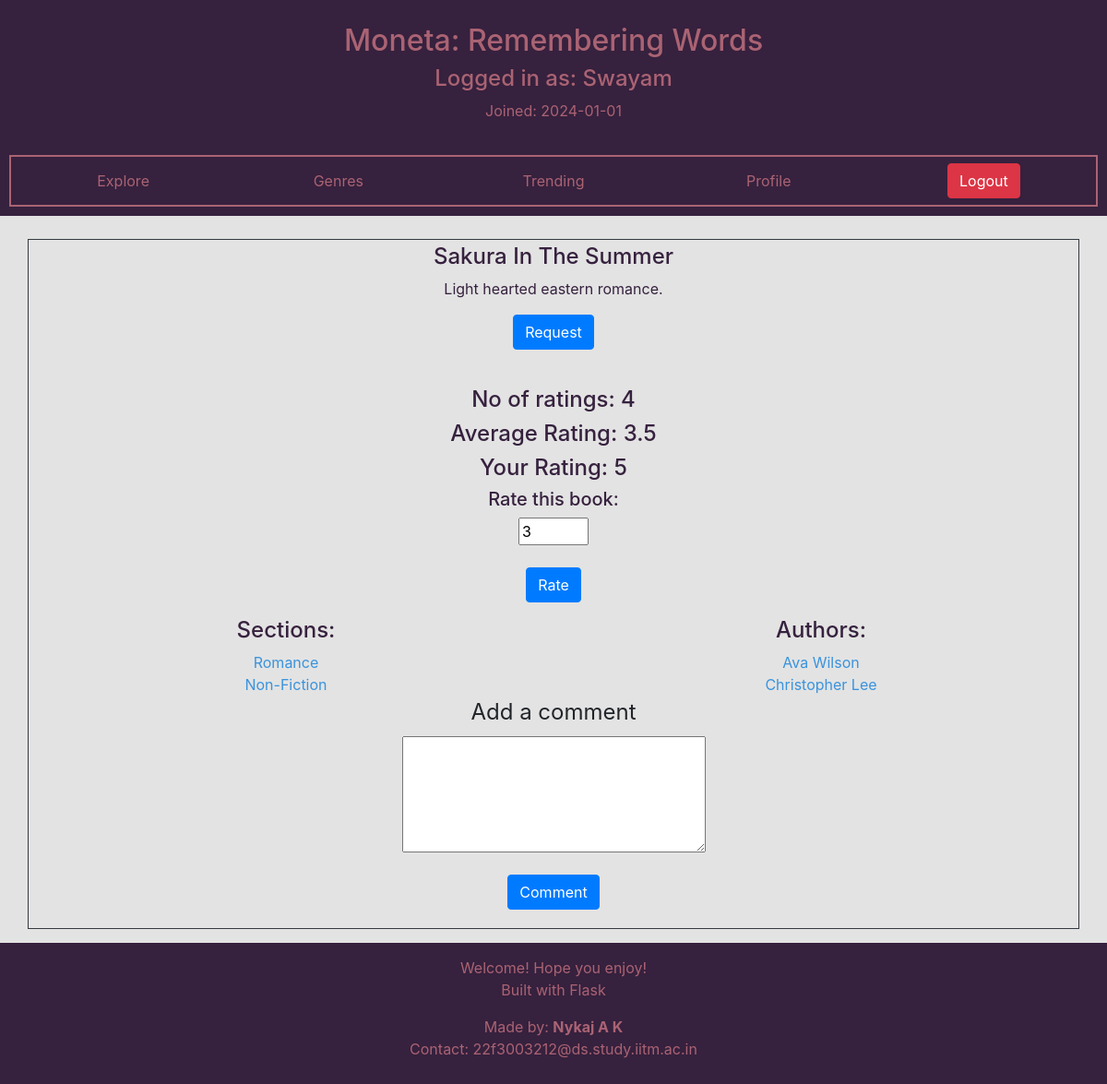
The app's page /book/7 (signed in), older data.
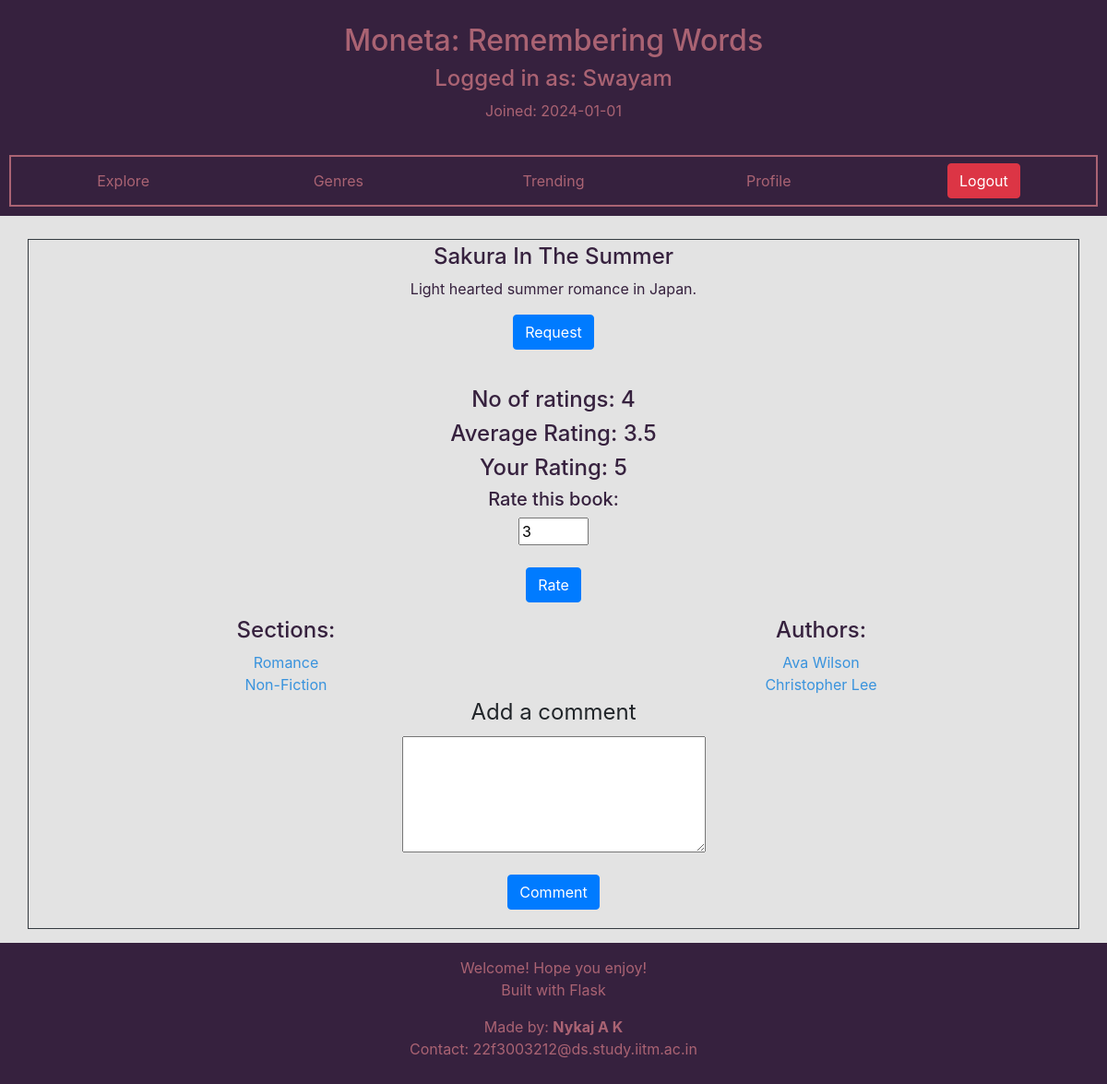
The same page, newer data.
### moneta/models.py (models this page shows, shortened)
class Book(db.Model):
    __tablename__ = "book"
    id = db.Column(db.Integer,primary_key = True)
    name = db.Column(db.String(80), unique = True, nullable = False)
    description = db.Column(db.Text)
    ratings = db.relationship('Rating',backref='book',lazy=True)
    comments = db.relationship('Comment',backref = 'book', lazy=True)
    borrowed = db.relationship('Borrow',backref = 'book',lazy=True)
    requested = db.relationship('Requested',backref = 'book',lazy=True)
    def get_rating(self):
        avg_score = 0
        all_ratings = self.ratings
        for rating in all_ratings:
            avg_score += rating.score
        if (len(all_ratings)):
            avg_score = avg_score / len(all_ratings)
            avg_score = round(avg_score,1)
        else:
            avg_score = 0
        return avg_score

### moneta/routes.py (the view, shortened to what this page needs)
@app.route("/book/<id>")
@normal_user_required
def selected_book(id):
    curr_book = Book.query.filter(Book.id == id).scalar()
    if not curr_book:
        return render_template('user_specific/non_existant.html')
    num_ratings = len(list(curr_book.ratings))
    avg_score = curr_book.get_rating()
    your_score = Rating.query.filter(Rating.book_id == curr_book.id).filter(Rating.user_id == current_user.id).scalar()
    if your_score:
        your_score = your_score.score
    state = 3
    if len(current_user.borrowed) + len(current_user.requested) + len(current_user.returned) >= 5:
        state = 2
    return_date = None
    for b in current_user.requested:
        if b.book.name == curr_book.name:
            state = 1
            break
    for b in current_user.returned:
        if b.book.name == curr_book.name:
            state = 2
            break
    return render_template('user_specific/book.html',book=curr_book,
                            avg_score = avg_score, your_score = your_score,
                            state = state, return_date=return_date, num_ratings = num_ratings)

### moneta/routes.py (called while the page is built, shortened)
@login_manager.user_loader
def load_user(user_id):
    user = User.query.filter_by(id=user_id).first()
    app.logger.info(f"User {user.username} was loaded!")
    return user

def normal_user_required(fun):
    @wraps(fun)
    def inner(*args,**kwargs):
        if not current_user.is_anonymous and not current_user.is_librarian:
            return fun(*args,**kwargs)
    return inner

### moneta/templates/user_specific/book.html (shortened to what the changed rows need)
{% extends "user_specific/dashboard.html" %}
{% block main_body %}
    <div class="container text-center mx-auto border border-dark p-1">
        <div class="row text-center mx-auto">
            <div class="col">
                <h4 class="help-text"> {{ book.name }} </h4>
                {% if book.description %}
                    <p class="help-text"> {{ book.description }} </p>
                {% else %}
                    <p class="help-text"> No description provided! </p>
                {% endif %}
                <div>
                    {% if state == 0 %}
                        <form action="{{url_for('read')}}" method="POST">
                            <input type="text" value="{{book.id}}" name="book_id" hidden>
                            <input type="submit" class="btn btn-primary" value="Read">
                        </form>
                        <form action="{{url_for('_return')}}" method="POST">
                            <input type="text" value="{{book.id}}" name="book_id" hidden>
                            <input type="submit" class="btn btn-danger" value="Return">
                        </form>
                        <h6 class="help-text">To be returned on or before: {{return_date}}</h6>
                    {% elif state == 1 %}
                        <form action="{{url_for('cancel_request_book')}}" method="POST">
                            <input type="text" value="{{book.id}}" name="book_id" hidden>
                            <input type="submit" class="btn btn-danger" value="Cancel Request">
                        </form>
                    {% elif state == 2 %}
                        <form action="">
                            <input type="text" value="{{book.id}}" name="book_id" hidden>
                            <input type="submit" class="btn btn-primary" value="Request" disabled>
                        </form>
                    {% else %}
                        <form action="{{url_for('request_book')}}" method="POST">
                        </form>
                    {% endif %}
                </div>
                <br>
                <div>
                    <h4 class="help-text">No of ratings: {{num_ratings}}</h4>
                    {% if avg_score %}
                        <h4 class="help-text"> Average Rating: {{ avg_score }} </h4>
                    {% endif %}
                    {% if your_score %}
                        <h4 class="help-text"> Your Rating: {{ your_score }} </h4>
                    {% endif %}
                    <h5 class="help-text">Rate this book:</h5>
                    <form action="{{url_for('rate')}}" method="POST">
                        <br>
                        <br>
                    </form>
                </div>
            </div>
        </div>
    </div>
{% endblock %}

Row changes from the older to the newer data that the page shows:
changed Book "Sakura In The Summer": description "Light hearted eastern romance." → "Light hearted summer romance in Japan."
